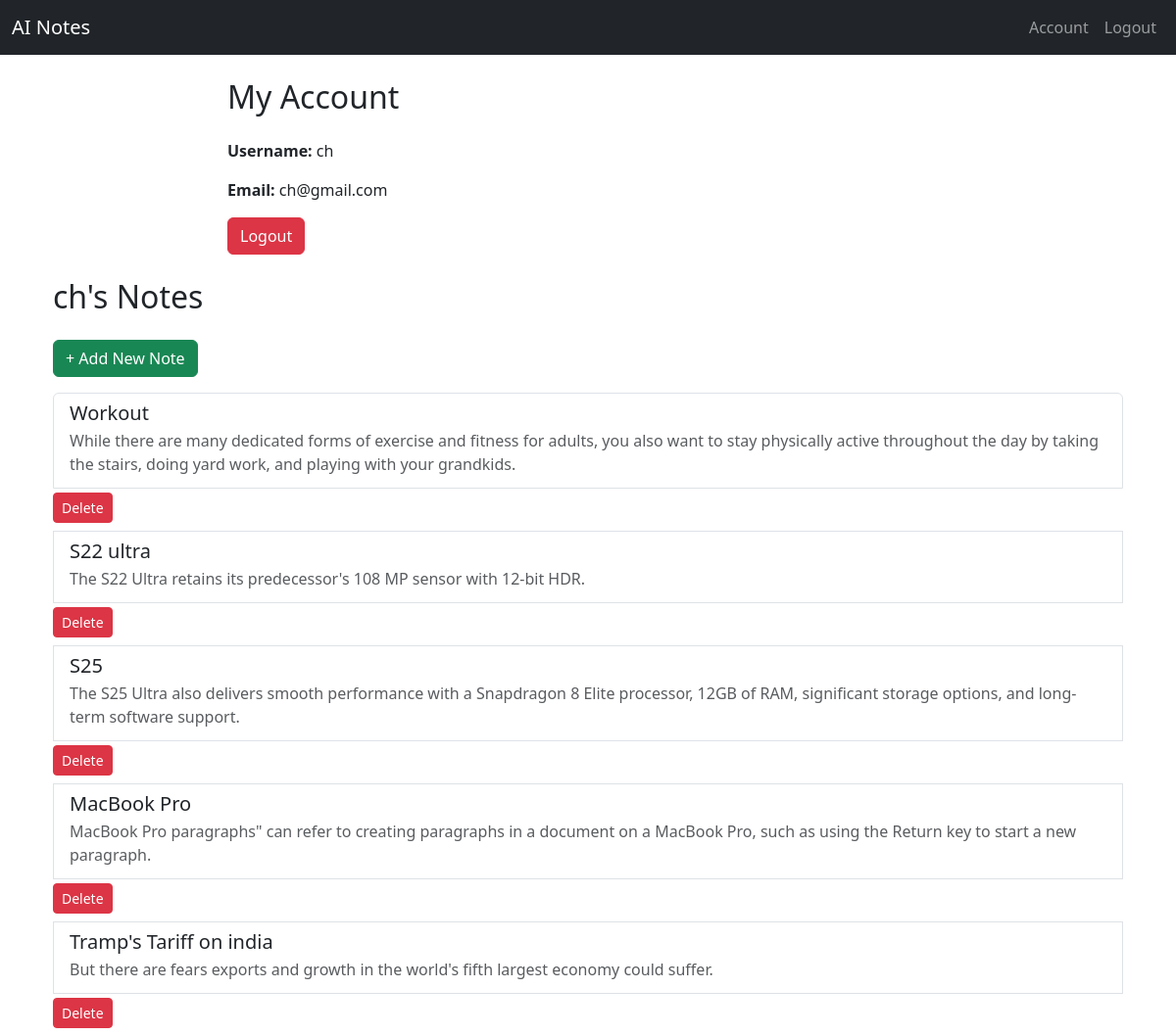
Page /account (signed in) on the committed database.
### noteapp/models.py (models this page shows, shortened)
class User(db.Model,UserMixin):
    id=db.Column(db.Integer,primary_key=True)
    username=db.Column(db.String(150),unique=True,nullable=False)
    email=db.Column(db.String(150),unique=True,nullable=False)
    password=db.Column(db.String(150),nullable=False)
    notes=db.relationship('Note',backref='author',lazy=True)

class Note(db.Model):
    id = db.Column(db.Integer, primary_key=True)
    title = db.Column(db.String(200), nullable=False)
    content = db.Column(db.Text, nullable=False)
    created_at = db.Column(db.DateTime, default=datetime.utcnow)
    category = db.Column(db.String(100))   # Auto-tagging result
    keywords = db.Column(db.String(300))   # Extracted keywords
    summary = db.Column(db.Text)           # Auto-generated summary
    user_id = db.Column(db.Integer, db.ForeignKey('user.id'), nullable=False)

### noteapp/routes.py (the view)
@app.route("/account",methods=['GET','POST'])
@login_required
def account():
    notes = Note.query.filter_by(user_id=current_user.id).all()
    return render_template("account.html",title='Account',notes=notes)

### noteapp/models.py (called while the page is built)
@login_manager.user_loader
def load_user(user_id):
    return User.query.get(int(user_id))

### noteapp/Templates/account.html
{% extends "layout.html" %}
{% block content %}
<div class="row justify-content-center">
    <div class="col-md-8">
        <h2 class="mb-4">My Account</h2>
        <p><strong>Username:</strong> {{ current_user.username }}</p>
        <p><strong>Email:</strong> {{ current_user.email }}</p>
        <a href="{{ url_for('logout') }}" class="btn btn-danger">Logout</a>
    </div>
</div>
<div class="container mt-4">
    <h2 class="mb-4">{{ current_user.username }}'s Notes</h2>
    <a href="{{ url_for('add_note') }}" class="btn btn-success mb-3">+ Add New Note</a>
    {% if notes %}
        <div class="list-group">
            {% for note in notes %}
                <a href="{{ url_for('view_note', note_id=note.id) }}" class="list-group-item list-group-item-action">
                    <h5 class="mb-1">{{ note.title }}</h5>
                    <p class="mb-1 text-muted">{{ note.summary or note.content[:100] ~ "..." }}</p>
                </a>
                <form action="{{ url_for('delete_note',note_id=note.id) }}" method="POST" style="display:inline;">
                    <button type="submit" class="btn btn-sm btn-danger mt-1 mb-2">Delete</button>
                </form>
            {% endfor %}
        </div>
    {% else %}
        <p class="text-muted">You don't have any notes yet. <a href="{{ url_for('add_note') }}">Create one now!</a></p>
    {% endif %}
</div>
{% endblock %}

### noteapp/Templates/Layout.html (shortened to what this page needs)
<!DOCTYPE html>
<html lang="en">
<head>
    <link href="https://cdn.jsdelivr.net/npm/bootstrap@5.3.2/dist/css/bootstrap.min.css" rel="stylesheet">
</head>
<body>
    <nav class="navbar navbar-expand-lg navbar-dark bg-dark mb-4">
        <div class="container-fluid">
            <a class="navbar-brand" href="{{ url_for('home') }}">AI Notes</a>
            <div class="collapse navbar-collapse">
                <ul class="navbar-nav ms-auto">
                    {% if current_user.is_authenticated %}
                        <li class="nav-item"><a class="nav-link" href="{{ url_for('account') }}">Account</a></li>
                        <li class="nav-item"><a class="nav-link" href="{{ url_for('logout') }}">Logout</a></li>
                    {% else %}
                        <li class="nav-item"><a class="nav-link" href="{{ url_for('login') }}">Login</a></li>
                        <li class="nav-item"><a class="nav-link" href="{{ url_for('register') }}">Register</a></li>
                    {% endif %}
                </ul>
            </div>
        </div>
    </nav>
    <div class="container">
        {% block content %}{% endblock %}
    </div>
</body>
</html>

### rows in the picture
User: username "ch", email "ch@gmail.com"
Note: title "Workout", summary "While there are many dedicated forms of exercise and fitness for adults, you also want to stay physically active throughout the day by taking the stairs, doing yard work, and playing with your grandkids."
Note: title "S22 ultra", summary "The S22 Ultra retains its predecessor's 108 MP sensor with 12-bit HDR."
Note: title "S25", summary "The S25 Ultra also delivers smooth performance with a Snapdragon 8 Elite processor, 12GB of RAM, significant storage options, and long-term software support."
Note: title "MacBook Pro", summary "MacBook Pro paragraphs\" can refer to creating paragraphs in a document on a MacBook Pro, such as using the Return key to start a new paragraph."
Note: title "Tramp's Tariff on india", summary "But there are fears exports and growth in the world's fifth largest economy could suffer."
